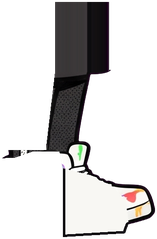
#> input picture Gemini/卡42_主角标准站立图/部件A/leg_far.png, 157 x 239 px, given in place of _A.png, which was not available
$ python make_kid_a.py
#> lines starting #> are read from the running program, lines starting #| are printed output that depends on the picture; after the words box and inside, x2 and y2 are one past the last pixel; in counts of white or black regions, pixels touching at a corner belong together
# 卡42：标准站立图 A（用户 11-26 00:38 选定）→ 游戏骨骼部件。所有部件都从同一张图上拆，关节位置天然对得上。
#   A = 出图/_A.png（原图裁出来的人），B = 出图/_B_aligned.png（Gemini 去掉近侧手臂后对齐回 A），手臂 / 手的遮罩 = 出图/_armmask.npy / _handmask.npy。
import os, sys, json, numpy as np, cv2
from PIL import Image
OUT = sys.argv[1] if len(sys.argv) > 1 else '部件A'; os.makedirs(OUT, exist_ok=True)
def rgba(path):
#> called with path = '出图/_A.png'
    a = np.asarray(Image.open(path).convert('RGB')).astype(np.float32); r, g, b = a[..., 0], a[..., 1], a[..., 2]
#> after `a = np.asarray(Image.open(path).convert('RGB')).astype(np.float32)`:
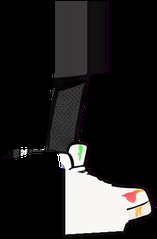
#> a: shape (239, 157, 3) float32; mean R, G, B 36.8, 35.5, 35.3
    bg = np.clip((np.minimum(r, b) - g - .6 * np.abs(r - b) - 40) / 60, 0, 1); al = 1 - bg
#> after `bg = np.clip((np.minimum(r, b) - g - 0.6 * np.abs(r - b) - 40) / 60, 0`:
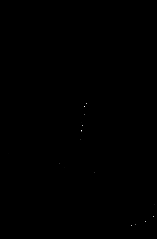
#> bg: shape (239, 157) float32; min 0, max 1, mean 0.000203
#> after `al = 1 - bg`:
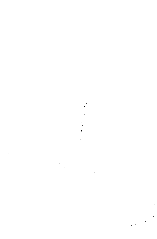
#> al: shape (239, 157) float32; min 0, max 1, mean 1
    col = np.clip((a - bg[..., None] * np.array([255, 0, 255], np.float32)) / np.maximum(al, 1e-3)[..., None], 0, 255)
    e = (al < .98) & (al > 0); gg = col[..., 1]
#> after `e = (al < 0.98) & (al > 0)`: e: shape (239, 157) bool; 0.04% white in thin lines or dots, all inside (x1, y1, x2, y2) = (59, 103, 155, 226)
    col[..., 0] = np.where(e, np.minimum(col[..., 0], gg + 60), col[..., 0]); col[..., 2] = np.where(e, np.minimum(col[..., 2], gg + 60), col[..., 2])
    return np.dstack([col, al * 255]).astype(np.float32)
A = rgba('出图/_A.png'); B = rgba('出图/_B_aligned.png'); H, W = A.shape[:2]
#> call 2 of rgba, with path = '出图/_B_aligned.png'
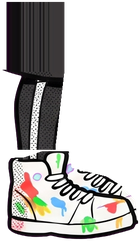
#> input picture Gemini/卡42_主角标准站立图/部件A/leg_near.png, 140 x 241 px, given in place of _B_aligned.png, which was not available
#> in rgba (call 2), `r, g, b = (a[..., 0], a[..., 1], a[..., 2])`:
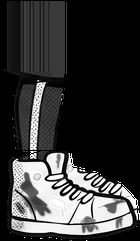
#> b: shape (241, 140) float32; min 0, max 255, mean 55.2
#> in rgba (call 2), `bg = np.clip((np.minimum(r, b) - g - 0.6 * np.abs(r - b) - 40) / 60, 0`:
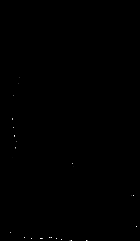
#> bg: shape (241, 140) float32; min 0, max 1, mean 0.000657
#> in rgba (call 2), `al = 1 - bg`:
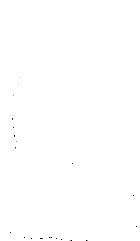
#> al: shape (241, 140) float32; min 0, max 1, mean 0.999
#> in rgba (call 2), `e = (al < 0.98) & (al > 0)`: e: shape (241, 140) bool; 0.06% white in thin lines or dots, all inside (x1, y1, x2, y2) = (10, 77, 132, 241)
#> after `H, W = A.shape[:2]`: H = 239; W = 157
#> (the run stopped early here; a loop or call above may not have finished)
